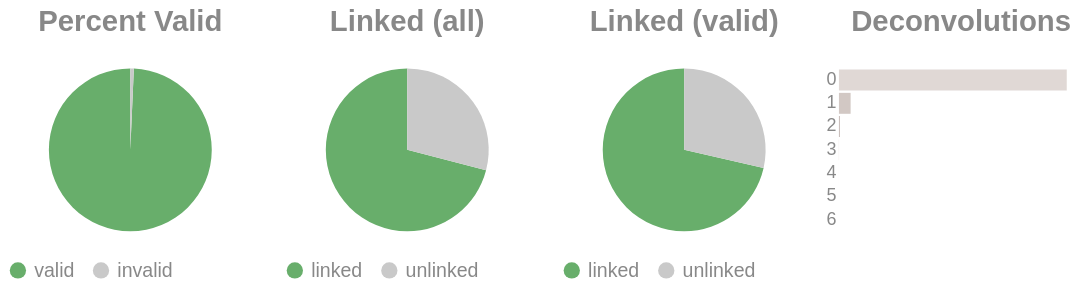

This figure's notebook cell:
### Code cell
if SKIPLR:
    pass
else:
    clash = Counter()
    for i in valids['molecule'].to_list():
        _mol = i.split("-")
        if len(_mol) == 1:
            clash.update('0')
        else:
            clash.update(_mol[-1])

    _d = {"deconvolutions": [], 'count': []}
    for k,v in clash.items():
        _d['deconvolutions'].append(k)
        _d['count'].append(v)

    tot_valid = valids['reads'].sum()
    mask = valids['reads'] >= 2
    n_linked_reads = valids.filter(mask)['reads'].sum()
    if n_linked_reads == 0:
        print_html("No linked molecules (>=2 reads) were detected; skipping linked-only distributions.")
        SKIPLR = True
    else:
        perc_valid = round(tot_valid / n_reads, 4)
        linked_perc_abs = round(n_linked_reads / n_reads, 4)
        linked_perc = round(n_linked_reads / tot_valid, 4)

    _valid = pl.DataFrame({"valids": ['valid', 'invalid'], "count": [tot_valid, n_reads - tot_valid]})
    _linked_abs = pl.DataFrame({"linked (absolute)": ['linked', 'unlinked'], "count": [n_linked_reads, n_reads - n_linked_reads]})
    _linked_rel = pl.DataFrame({"linked (valids)": ['linked', 'unlinked'], "count": [n_linked_reads, tot_valid - n_linked_reads]})

    (
        alt.hconcat(
            piechart(_valid, goodval = 'valid', title = "Percent Valid"),
            piechart(_linked_abs, goodval = "linked", title =  "Linked (all)"),
            piechart(_linked_rel, goodval = "linked", title =  "Linked (valid)"),
            convolutionbar(pl.DataFrame(_d), title = "Deconvolutions"),
            center = True,
            bounds = 'flush'
        )
        .resolve_scale(color='independent')
        .resolve_legend('independent')
        .properties(usermeta={'embedOptions': {"actions": False}})
    ).display()

### Figure 1 — Vega-Lite specification as saved in the notebook (floating-point values rounded to 4 significant figures)
{"width": "container", "height": 400, "config": {"title": {"anchor": "start", "dy": -15, "fontSize": 18, "color": "#888888", "subtitleColor": "#888888", "subtitleFontSize": 14}, "arc": {"fill": "#0072B2"}, "axis": {"domainColor": "#888888", "domainWidth": 0.5, "gridWidth": 0.2, "grid": false, "titleFontWeight": 400, "titleFontSize": 15, "labelFontSize": 11, "labelColor": "#888888", "tickColor": "#888888", "tickWidth": 0.2, "titleColor": "#888888"}, "axisBand": {"grid": false}, "axisX": {"grid": true, "tickSize": 10, "domainCap": "round"}, "axisY": {"domain": false, "grid": true, "tickSize": 0, "domainCap": "round"}, "background": "transparent", "header": {"labelFontSize": 15, "labelColor": "#888888", "titleFontSize": 15, "titleFontWeight": 600, "titleColor": "#888888"}, "legend": {"labelFont": "sans-serif", "labelFontSize": 12, "labelColor": "#888888", "symbolSize": 100, "symbolType": "circle", "titleFontSize": 12, "titlePadding": 10, "titleColor": "#888888", "title": null}, "range": {"category": ["#E69F00", "#56B4E9", "#009E73", "#F0E442", "#0072B2", "#D55E00", "#CC79A7", "#000000"], "diverging": ["#cfe8f3", "#a2d4ec", "#73bfe2", "#46abdb", "#1696d2", "#12719e"]}, "area": {"fill": "#0072B2", "fillOpacity": 0.7, "line": true, "strokeOpacity": 0.7}, "line": {"color": "#0072B2", "stroke": "#0072B2", "strokeWidth": 2}, "trail": {"color": "#0072B2", "stroke": "#0072B2", "strokeWidth": 0, "size": 1}, "point": {"filled": true, "fillOpacity": 1.0, "size": 95}, "text": {"color": "#888888", "fontSize": 11, "align": "right", "fontWeight": 400, "size": 11}, "bar": {"fill": "#0072B2", "stroke": null}, "view": {"stroke": null, "continuousWidth": 660, "continuousHeight": 400}}, "hconcat": [{"data": {"name": "data-42d36a415091ebdaf5f6e6cd6725266a"}, "mark": {"type": "arc"}, "encoding": {"color": {"field": "valids", "legend": {"orient": "bottom", "title": null}, "scale": {"domain": ["valid", "invalid"], "range": ["#68ae6b", "#C9C9C9"]}, "title": "Valids", "type": "nominal"}, "theta": {"field": "count", "type": "quantitative"}, "tooltip": [{"field": "valids", "title": "Valids", "type": "ordinal"}, {"field": "percent", "format": ".2%", "title": "Percent", "type": "quantitative"}, {"field": "count", "title": "Count", "type": "quantitative"}]}, "height": 100, "title": {"text": "Percent Valid", "align": "center", "anchor": "middle"}, "transform": [{"calculate": "datum.count / 18185538", "as": "percent"}], "width": 150}, {"data": {"name": "data-6c9e5aaf65dc810010938ea3e8ddafdc"}, "mark": {"type": "arc"}, "encoding": {"color": {"field": "linked (absolute)", "legend": {"orient": "bottom", "title": null}, "scale": {"domain": ["linked", "unlinked"], "range": ["#68ae6b", "#C9C9C9"]}, "title": "Linked (Absolute)", "type": "nominal"}, "theta": {"field": "count", "type": "quantitative"}, "tooltip": [{"field": "linked (absolute)", "title": "Linked (Absolute)", "type": "ordinal"}, {"field": "percent", "format": ".2%", "title": "Percent", "type": "quantitative"}, {"field": "count", "title": "Count", "type": "quantitative"}]}, "height": 100, "title": {"text": "Linked (all)", "align": "center", "anchor": "middle"}, "transform": [{"calculate": "datum.count / 18185538", "as": "percent"}], "width": 150}, {"data": {"name": "data-49fc26bf4e69a3b6798845a7c8fcdfe9"}, "mark": {"type": "arc"}, "encoding": {"color": {"field": "linked (valids)", "legend": {"orient": "bottom", "title": null}, "scale": {"domain": ["linked", "unlinked"], "range": ["#68ae6b", "#C9C9C9"]}, "title": "Linked (Valids)", "type": "nominal"}, "theta": {"field": "count", "type": "quantitative"}, "tooltip": [{"field": "linked (valids)", "title": "Linked (Valids)", "type": "ordinal"}, {"field": "percent", "format": ".2%", "title": "Percent", "type": "quantitative"}, {"field": "count", "title": "Count", "type": "quantitative"}]}, "height": 100, "title": {"text": "Linked (valid)", "align": "center", "anchor": "middle"}, "transform": [{"calculate": "datum.count / 18059930", "as": "percent"}], "width": 150}, {"data": {"name": "data-c0fe59c2896ec67419a7723a053b5a73"}, "mark": {"type": "bar"}, "encoding": {"color": {"field": "deconvolutions", "legend": null, "scale": {"scheme": "lightgreyred"}, "type": "nominal"}, "tooltip": [{"field": "deconvolutions", "title": "Deconvolutions", "type": "ordinal"}, {"field": "percent", "format": ".2%", "title": "Percent", "type": "quantitative"}, {"field": "count", "title": "Count", "type": "quantitative"}], "x": {"axis": null, "field": "count", "type": "quantitative"}, "y": {"field": "deconvolutions", "sort": "ascending", "title": null, "type": "nominal"}}, "height": 100, "title": {"text": "Deconvolutions", "align": "center", "anchor": "middle"}, "transform": [{"calculate": "datum.count / 8859150", "as": "percent"}], "width": 150}], "bounds": "flush", "center": true, "resolve": {"legend": {"angle": "independent"}, "scale": {"color": "independent"}}, "usermeta": {"embedOptions": {"actions": false}}, "$schema": "https://vega.github.io/schema/vega-lite/v6.1.0.json", "datasets": {"data-42d36a415091ebdaf5f6e6cd6725266a": [{"valids": "valid", "count": 18059930}, {"valids": "invalid", "count": 125608}], "data-6c9e5aaf65dc810010938ea3e8ddafdc": [{"linked (absolute)": "linked", "count": 12902731}, {"linked (absolute)": "unlinked", "count": 5282807}], "data-49fc26bf4e69a3b6798845a7c8fcdfe9": [{"linked (valids)": "linked", "count": 12902731}, {"linked (valids)": "unlinked", "count": 5157199}], "data-c0fe59c2896ec67419a7723a053b5a73": [{"deconvolutions": "0", "count": 8391039}, {"deconvolutions": "1", "count": 430351}, {"deconvolutions": "2", "count": 34192}, {"deconvolutions": "3", "count": 3182}, {"deconvolutions": "4", "count": 340}, {"deconvolutions": "5", "count": 40}, {"deconvolutions": "6", "count": 6}]}}
